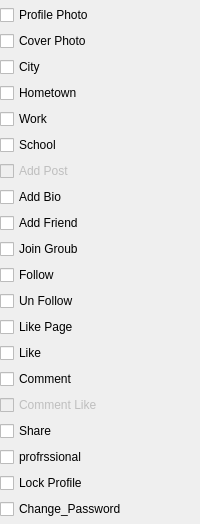
           <widget class="QWidget" name="widget_check" native="true">
            <layout class="QVBoxLayout" name="verticalLayout_18">
             <property name="leftMargin">
              <number>0</number>
             </property>
             <property name="topMargin">
              <number>5</number>
             </property>
             <property name="rightMargin">
              <number>0</number>
             </property>
             <property name="bottomMargin">
              <number>5</number>
             </property>
             <item>
              <widget class="QCheckBox" name="Profile_Photo_check">
               <property name="text">
                <string>Profile Photo</string>
               </property>
              </widget>
             </item>
             <item>
              <widget class="QCheckBox" name="Cover_check">
               <property name="text">
                <string>Cover Photo</string>
               </property>
              </widget>
             </item>
             <item>
              <widget class="QCheckBox" name="City_check">
               <property name="text">
                <string>City</string>
               </property>
              </widget>
             </item>
             <item>
              <widget class="QCheckBox" name="Hometown_check">
               <property name="text">
                <string>Hometown</string>
               </property>
              </widget>
             </item>
             <item>
              <widget class="QCheckBox" name="Work_check">
               <property name="text">
                <string>Work</string>
               </property>
              </widget>
             </item>
             <item>
              <widget class="QCheckBox" name="School_check">
               <property name="text">
                <string>School</string>
               </property>
              </widget>
             </item>
             <item>
              <widget class="QCheckBox" name="Add_Post_check">
               <property name="enabled">
                <bool>false</bool>
               </property>
               <property name="text">
                <string>Add Post</string>
               </property>
              </widget>
             </item>
             <item>
              <widget class="QCheckBox" name="Add_Bio_check">
               <property name="text">
                <string>Add Bio</string>
               </property>
              </widget>
             </item>
             <item>
              <widget class="QCheckBox" name="Add_Friend_check">
               <property name="text">
                <string>Add Friend</string>
               </property>
              </widget>
             </item>
             <item>
              <widget class="QCheckBox" name="Join_Group_check">
               <property name="text">
                <string>Join Groub</string>
               </property>
              </widget>
             </item>
             <item>
              <widget class="QCheckBox" name="Follow_check">
               <property name="text">
                <string>Follow</string>
               </property>
              </widget>
             </item>
             <item>
              <widget class="QCheckBox" name="Un_Follow_check">
               <property name="text">
                <string>Un Follow</string>
               </property>
              </widget>
             </item>
             <item>
              <widget class="QCheckBox" name="Like_Page_check">
               <property name="text">
                <string>Like Page</string>
               </property>
              </widget>
             </item>
             <item>
              <widget class="QCheckBox" name="Like_check">
               <property name="text">
                <string>Like</string>
               </property>
              </widget>
             </item>
             <item>
              <widget class="QCheckBox" name="Comment_check">
               <property name="text">
                <string>Comment</string>
               </property>
              </widget>
             </item>
             <item>
              <widget class="QCheckBox" name="Comment_Like_check">
               <property name="enabled">
                <bool>false</bool>
               </property>
               <property name="text">
                <string>Comment Like</string>
               </property>
              </widget>
             </item>
             <item>
              <widget class="QCheckBox" name="Share_check">
               <property name="text">
                <string>Share</string>
               </property>
              </widget>
             </item>
             <item>
              <widget class="QCheckBox" name="Profrssional_check">
               <property name="text">
                <string>profrssional</string>
               </property>
              </widget>
             </item>
             <item>
              <widget class="QCheckBox" name="Lock_Profile">
               <property name="text">
                <string>Lock Profile</string>
               </property>
              </widget>
             </item>
             <item>
              <widget class="QCheckBox" name="Change_Password_check">
               <property name="enabled">
                <bool>true</bool>
               </property>
               <property name="text">
                <string>Change_Password</string>
               </property>
              </widget>
             </item>
            </layout>
           </widget>
